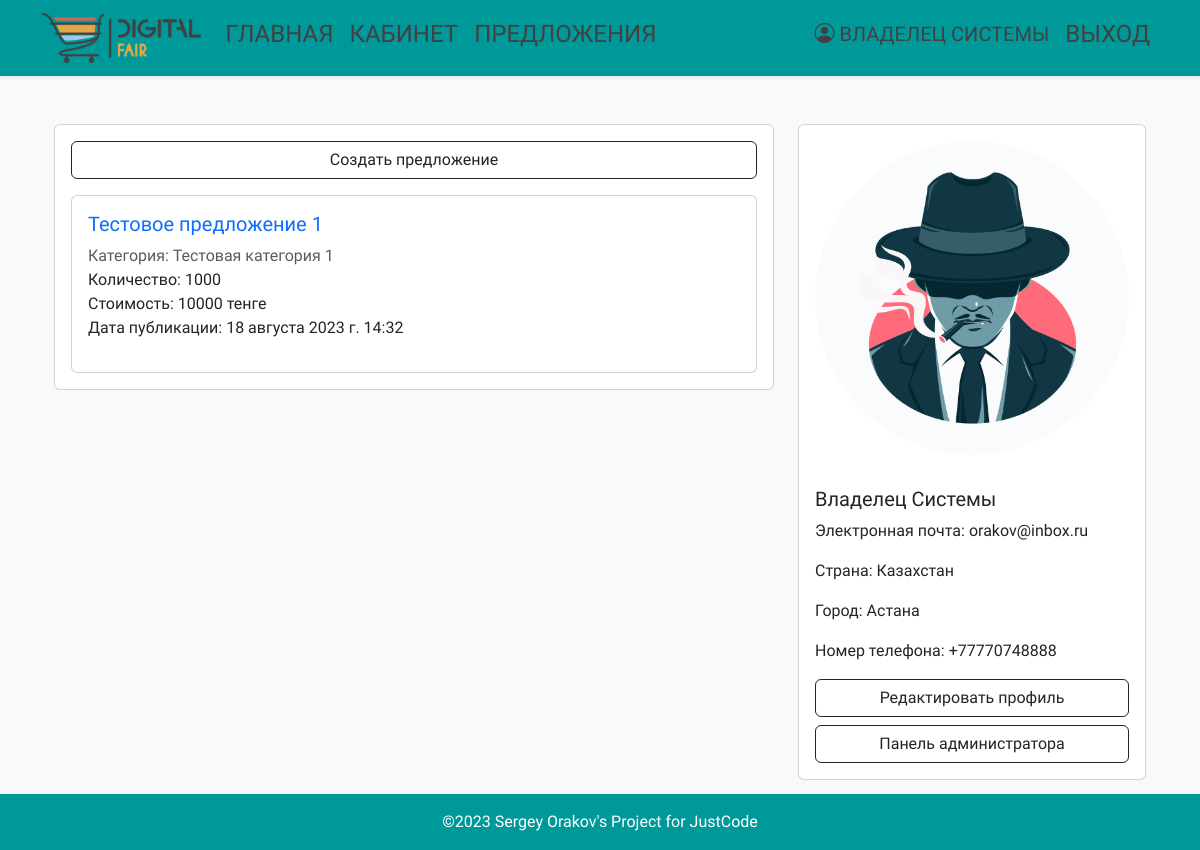
Before: /cabinet (signed in) with the older database file.
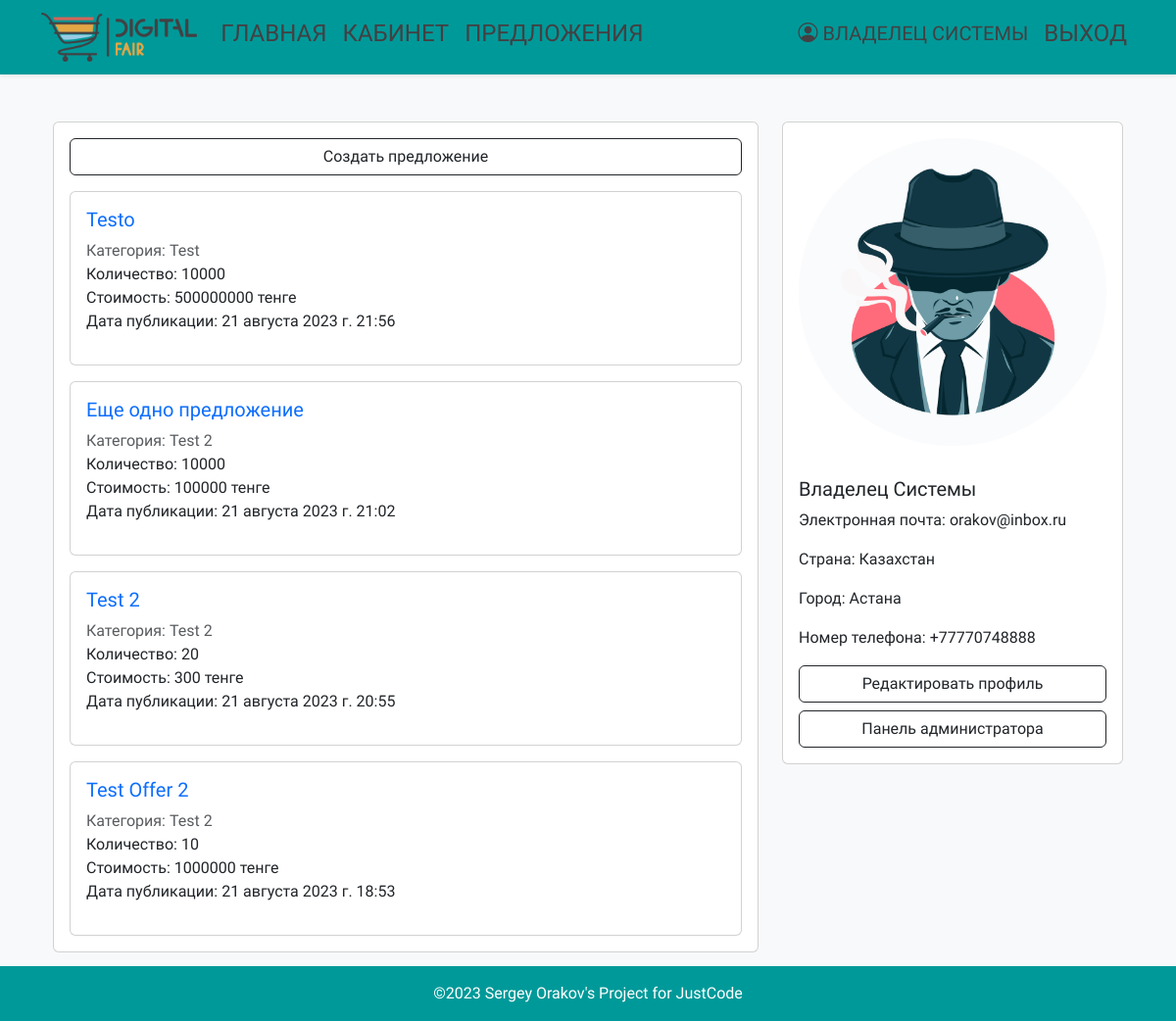
After: the same page with the newer database file.
### main/models.py (models this page shows, shortened)
class OfferSale(models.Model):
    title = models.CharField(max_length=64)
    image = models.ImageField(upload_to='offer_image', default='img/no_item_image.jpg')
    category = models.ForeignKey(Category, on_delete=models.CASCADE)
    description = models.TextField(null=True, blank=True)
    manufacturer = models.ForeignKey(Manufacturer, on_delete=models.CASCADE)
    offer_model = models.ForeignKey(OfferModel, on_delete=models.CASCADE)
    amount = models.PositiveIntegerField()
    unit = models.ForeignKey(Unit, on_delete=models.CASCADE)
    condition_new = models.BooleanField(default=True)
    price = models.PositiveIntegerField()
    datetime = models.DateTimeField(auto_now_add=True)
    in_active = models.BooleanField(default=True)
    salesman = models.ForeignKey(CustomUser, on_delete=models.CASCADE)
    country = models.CharField(max_length=64)
    city = models.CharField(max_length=64)
    street = models.CharField(max_length=64)
    home_number = models.CharField(max_length=64)
    class Meta:
        verbose_name = 'Предложение на продажу'
        verbose_name_plural = 'Предложения на продажу'

class Category(models.Model):
    name = models.CharField(max_length=64)
    description = models.TextField(null=True, blank=True)
    class Meta:
        verbose_name = 'Категория'
        verbose_name_plural = 'Категории'

### main/views.py (the view)
# urls.py: path('cabinet', cabinetView, name='cabinet_url'),
@login_required(login_url='login_url')
def cabinetView(request):
    user = request.user
    offers = OfferSale.objects.filter(salesman=user).order_by('-datetime')
    context = {
        'user': user,
        'this_url': 'cabinet_url',
        'offers': offers
    }
    return render(request, 'cabinet.html', context)

### main/context_processors.py (called while the page is built)
def current_year(request):
    return {'current_year': datetime.datetime.now().year}

### templates/cabinet.html (shortened to what this page needs)
{% extends 'base.html' %}
{% load static %}
{% block content %}
{% if user.is_authenticated %}
<div class="container mt-5">
    <div class="row">
        <div class="col-md-8">
            <div class="card">
                <div class="card-body">
                    <div class="d-grid gap-2">
                        <a href="{% url 'offer_create_url' %}" class="btn btn-outline-dark">Создать предложение</a>
                    </div>
                    {% if offers %}
                    {% for offer in offers %}
                        <div class="card mt-3">
                            <div class="card-body">
                                <div class="d-grid gap-2">
                                    <ul class="list-unstyled">
                                        <li class="list-group-item"><h5><a class="text-decoration-none" href="{% url 'offer_url' offer.id %}">{{ offer.title }}</a></h5></li>
                                        <li class="list-group-item text-muted">Категория: {{ offer.category.name }}</li>
                                        <li class="list-group-item">Количество: {{ offer.amount }}</li>
                                        <li class="list-group-item">Стоимость: {{ offer.price }} тенге</li>
                                        <li class="list-group-item">Дата публикации: {{ offer.datetime }}</li>
                                    </ul>
                                </div>
                            </div>
                        </div>
                    {% endfor %}
                    {% endif %}
                </div>
            </div>
        </div>
        <div class="col-md-4">
            <div class="card">
                <img src="{{ user.avatar.url }}" class="card-img-top rounded-circle p-3" alt="Avatar">
                <div class="card-body">
                    <h5 class="card-title">{{ user.first_name }} {{ user.last_name }}</h5>
                    <p class="card-text">Электронная почта: {{ user.email }}</p>
                    <p class="card-text">Страна: {{ user.country }}</p>
                    <p class="card-text">Город: {{ user.city }}</p>
                    <p class="card-text">Номер телефона: {{ user.phone }}</p>
                        <div class="d-grid gap-2">
                            <a href="{% url 'edit_profile_url' %}" class="btn btn-outline-dark">Редактировать профиль</a>
                            {% if user.is_superuser %}
                            <a href="{% url 'admin:index' %}" class="btn btn-outline-dark">Панель администратора</a>
                            {% endif %}
                    </div>
                </div>
            </div>
        </div>
    </div>
</div>
{% endif %}
{% endblock %}

Changed rows visible on the page:
removed OfferSale: title "Тестовое предложение 1", category.name "Тестовая категория 1", amount "1000", price "10000", datetime "18 августа 2023 г. 14:32"
added OfferSale: title "Testo", category.name "Test", amount "10000", price "500000000", datetime "21 августа 2023 г. 21:56"
added OfferSale: title "Еще одно предложение", category.name "Test 2", amount "10000", price "100000", datetime "21 августа 2023 г. 21:02"
added OfferSale: title "Test 2", category.name "Test 2", amount "20", price "300", datetime "21 августа 2023 г. 20:55"
added OfferSale: title "Test Offer 2", category.name "Test 2", amount "10", price "1000000", datetime "21 августа 2023 г. 18:53"
